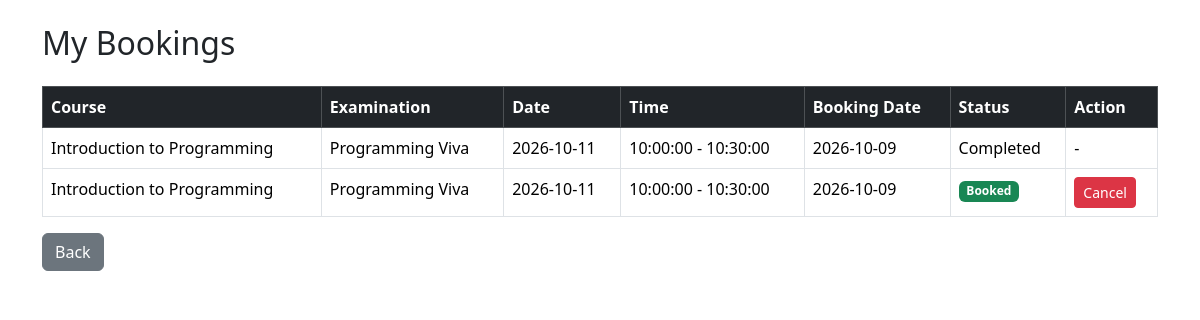
Page /students/bookings (signed in) on the earlier database version.
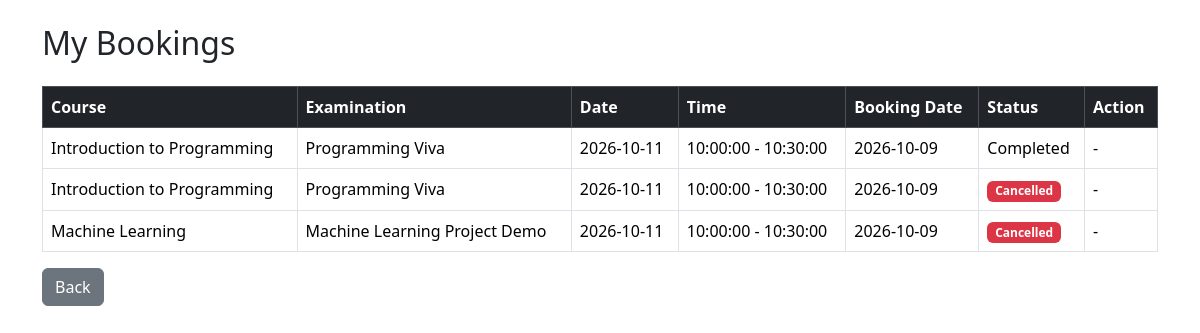
Same page on the later database version.
### models.py (models this page shows)
class Booking(db.Model):
    __tablename__ = "bookings"
    id = db.Column(db.Integer, primary_key=True)
    student_id = db.Column(db.Integer, db.ForeignKey("users.id"), nullable=False)
    slot_id = db.Column(db.Integer, db.ForeignKey("slots.id"), nullable=False)
    booking_date = db.Column(db.Date)
    status = db.Column(db.String(30), default="Booked")
    marks = db.Column(db.Integer)
    note = db.Column(db.Text)
    student = db.relationship("User", backref="bookings")
    slot = db.relationship("ExaminationSlot", backref="bookings")

class Course(db.Model):
    __tablename__ = "courses"
    id = db.Column(db.Integer, primary_key=True)
    code = db.Column(db.String(20), unique=True, nullable=False)
    name = db.Column(db.String(100), nullable=False)
    description = db.Column(db.Text)
    status = db.Column(db.String(20), default="Active")

class Examination(db.Model):
    __tablename__ = "examinations"
    id = db.Column(db.Integer, primary_key=True)
    course_id = db.Column(db.Integer, db.ForeignKey("courses.id"), nullable=False)
    examiner_id = db.Column(db.Integer, db.ForeignKey("users.id"), nullable=True)
    name = db.Column(db.String(100), nullable=False)
    exam_type = db.Column(db.String(30))
    duration = db.Column(db.Integer)
    max_marks = db.Column(db.Integer)
    slot_creation_start = db.Column(db.Date)
    slot_creation_end = db.Column(db.Date)
    booking_start = db.Column(db.Date)
    booking_end = db.Column(db.Date)
    status = db.Column(db.String(30))
    examiner = db.relationship(
        "User",
        foreign_keys=[examiner_id],
        backref="assigned_examinations"
    )
    course = db.relationship(
        "Course",
        backref="examinations"
    )

class ExaminationSlot(db.Model):
    __tablename__ = "slots"
    id = db.Column(db.Integer, primary_key=True)
    examination_id = db.Column(db.Integer, db.ForeignKey("examinations.id"), nullable=False)
    examiner_id = db.Column(db.Integer, db.ForeignKey("users.id"), nullable=False)
    date = db.Column(db.Date)
    start_time = db.Column(db.Time)
    end_time = db.Column(db.Time)
    capacity = db.Column(db.Integer)
    available_seats = db.Column(db.Integer)
    status = db.Column(db.String(30), default="Available")
    examination = db.relationship(
        "Examination",
        backref="slots"
    )
    examiner = db.relationship(
        "User",
        foreign_keys=[examiner_id],
        backref="examiner_slots"
    )

### app.py (the view)
@app.route("/students/bookings")
@login_required
def student_bookings():
    if current_user.role != "student":
        return redirect(url_for("login"))
    bookings = Booking.query.filter_by(
        student_id=current_user.id
    ).order_by(
        Booking.booking_date.desc()
    ).all()
    return render_template("student/bookings.html", bookings=bookings)

### app.py (called while the page is built)
@login_manager.user_loader
def load_user(user_id):
    return db.session.get(User, int(user_id))

### templates/student/bookings.html (shortened to what this page needs)
<!DOCTYPE html>
<html>
<head>
    <link
        href="https://cdn.jsdelivr.net/npm/bootstrap@5.3.3/dist/css/bootstrap.min.css"
        rel="stylesheet"
    >
</head>
<body>
<div class="container mt-4">
    <h2 class="mb-4">My Bookings</h2>
    <table class="table table-bordered table-hover">
        <thead class="table-dark">
            <tr>
                <th>Course</th>
                <th>Examination</th>
                <th>Date</th>
                <th>Time</th>
                <th>Booking Date</th>
                <th>Status</th>
                <th>Action</th>
            </tr>
        </thead>
        <tbody>
        {% for booking in bookings %}
        <tr>
            <td>
                {{ booking.slot.examination.course.name }}
            </td>
            <td>
                {{ booking.slot.examination.name }}
            </td>
            <td>
                {{ booking.slot.date }}
            </td>
            <td>
                {{ booking.slot.start_time }}
                -
                {{ booking.slot.end_time }}
            </td>
            <td>
                {{ booking.booking_date }}
            </td>
            <td>
                {% if booking.status == "Booked" %}
                    <span class="badge bg-success">
                        Booked
                    </span>
                {% elif booking.status == "Cancelled" %}
                    <span class="badge bg-danger">
                        Cancelled
                    </span>
                {% else %}
                    {{ booking.status }}
                {% endif %}
            </td>
            <td>
                {% if booking.status == "Booked" %}
                <form
                    method="POST"
                    action="{{ url_for('cancel_booking', id=booking.id) }}"
                >
                    <button
                        type="submit"
                        class="btn btn-danger btn-sm"
                    >
                        Cancel
                    </button>
                </form>
                {% else %}
                    -
                {% endif %}
            </td>
        </tr>
        {% else %}
        <tr>
            <td colspan="7" class="text-center">
                No booking history found.
            </td>
        </tr>
        {% endfor %}
        </tbody>
    </table>
    <a
        href="{{ url_for('student_dashboard') }}"
        class="btn btn-secondary"
    >
        Back
    </a>
</div>
</body>
</html>

Differences in the rows shown:
changed Booking (number 2 of 3 on the later page): status "Booked Cancel" → "Cancelled -"
added Booking: slot.examination.course.name "Machine Learning", slot.examination.name "Machine Learning Project Demo", slot "2026-10-11", slot.start_time "10:00:00", slot.end_time "10:30:00", booking_date "2026-10-09", status "Cancelled"
